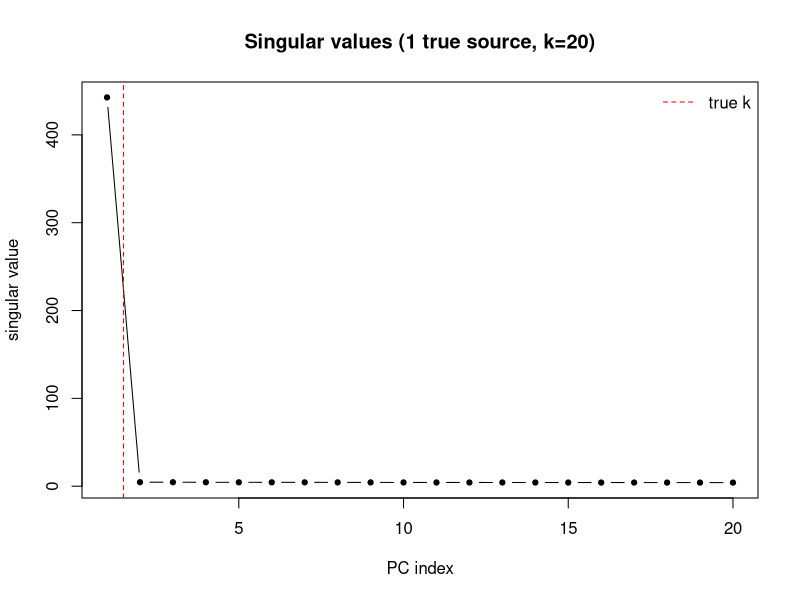
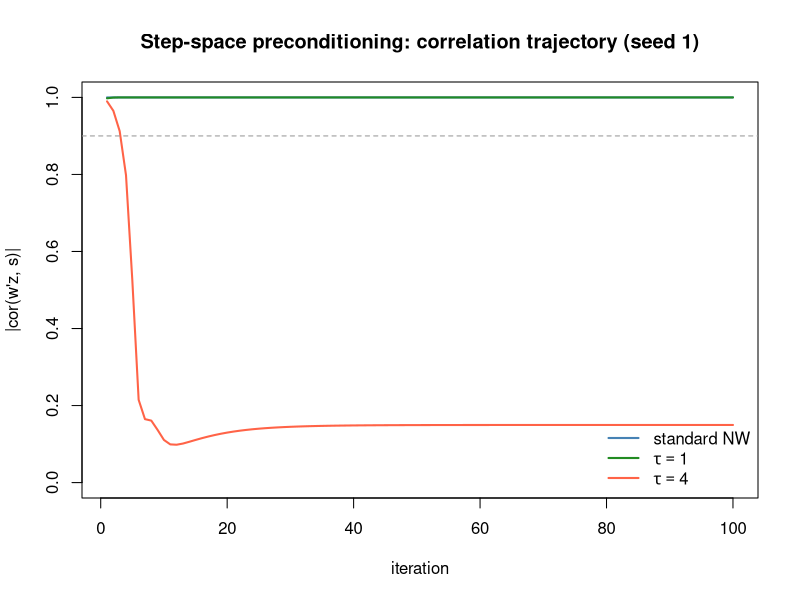
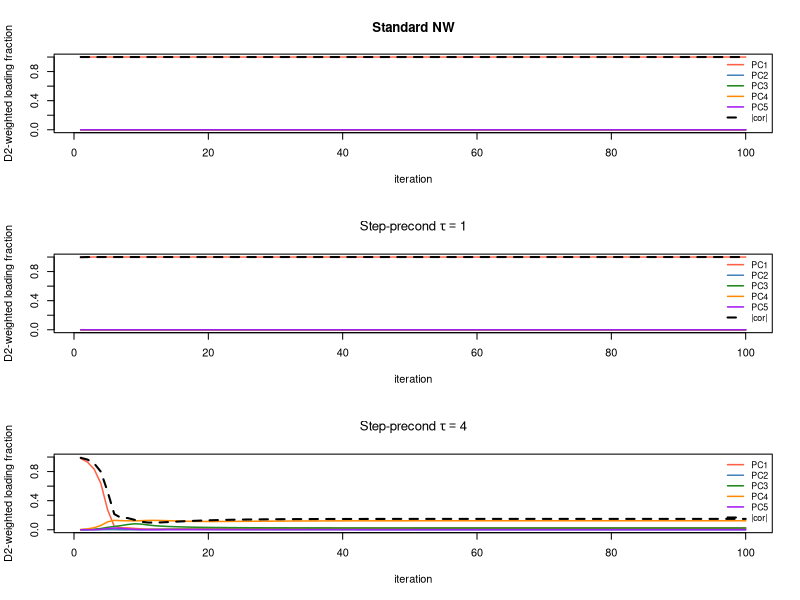
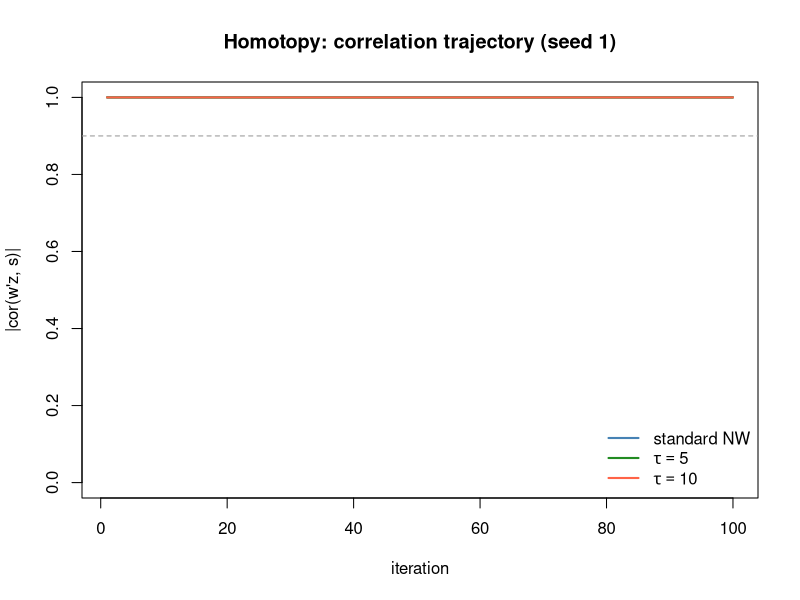
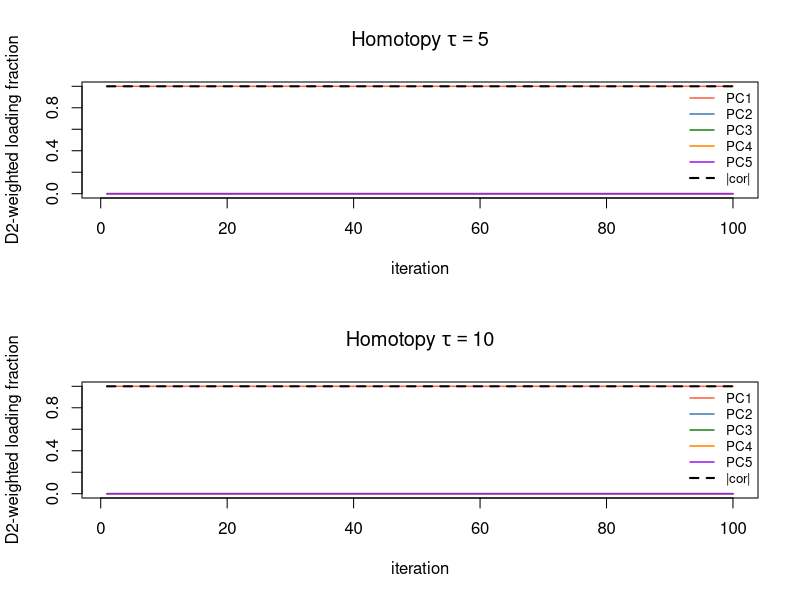
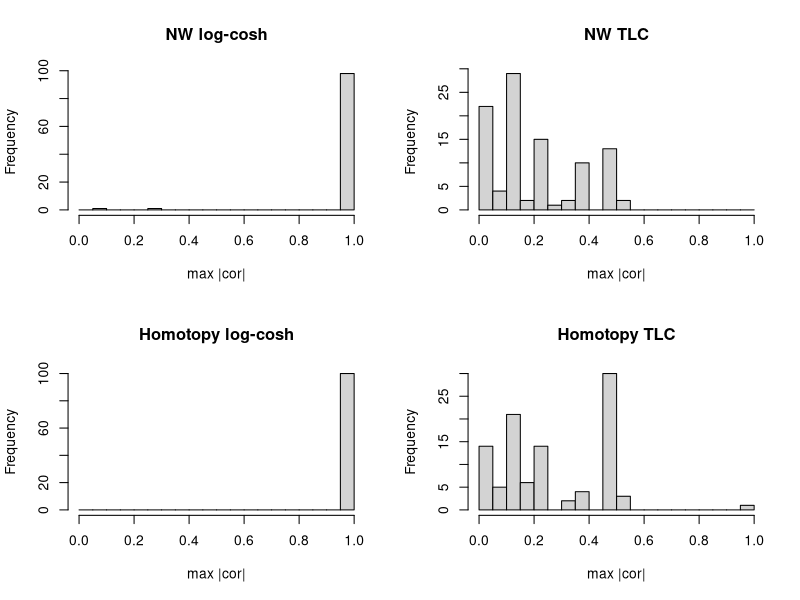
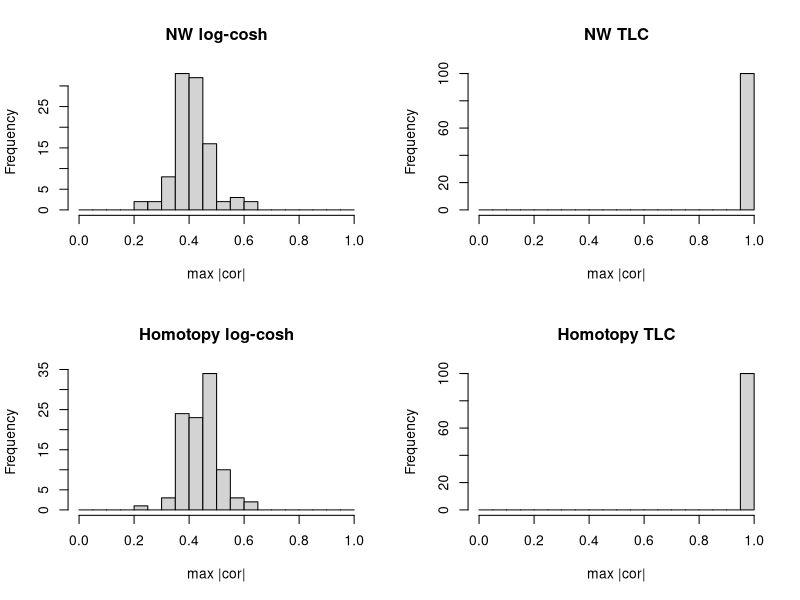

These figures' R source, in order:
## ---- chunk 1
# ---- shared helpers ----

preprocess_nonwhitened = function(X, n.comp) {
  X  = X - rowMeans(X)
  sv = svd(X, nu = 0, nv = n.comp)
  d  = sv$d[1:n.comp]
  Z  = diag(d, nrow = length(d)) %*% t(sv$v)
  D2 = diag(d^2, nrow = length(d))
  list(Z = Z, D2 = D2, d = d)
}

normalize_nw = function(w, D2, n) {
  w * sqrt(n) / sqrt(as.numeric(t(w) %*% D2 %*% w))
}

newton_target_nw = function(Z, D2, w, lambda = 0) {
  d2   = diag(D2)
  proj = as.vector(t(Z) %*% w)
  G    = tanh(proj) + 2 * lambda * abs(proj)
  G2   = 1 - tanh(proj)^2 + 2 * lambda * sign(proj)
  as.vector(Z %*% G) / d2 - mean(G2) * w
}

fastica_r1update_nw = function(Z, D2, w, lambda = 0) {
  n = ncol(Z)
  w = normalize_nw(w, D2, n)
  normalize_nw(newton_target_nw(Z, D2, w, lambda), D2, n)
}

fastica_step_precond = function(Z, D2, w_init = NULL, tau = 10, lambda = 0,
                                tol = 1e-6, t_max = 500) {
  n     = ncol(Z); d2 = diag(D2)
  Pbase = d2 / max(d2)
  w = if (is.null(w_init)) rnorm(nrow(Z)) else w_init
  w = normalize_nw(w, D2, n)
  for (t in seq_len(t_max)) {
    w_target = newton_target_nw(Z, D2, w, lambda)
    Pt       = exp(-t / tau) * Pbase + (1 - exp(-t / tau))
    w_new    = normalize_nw(w + Pt * (w_target - w), D2, n)
    sim = abs(as.numeric(t(w_new) %*% D2 %*% w)) / n
    w   = w_new
    if ((1 - sim) < tol) break
  }
  w
}

k_pca    = 20
tau_vals = c(1, 5, 10, 20, 50)
## ---- chunk 2
set.seed(10)
n = 200; p = 1000
A     = matrix(rnorm(p), nrow = p)
S_rad = matrix(sample(c(-1, 1), n, replace = TRUE), nrow = 1)
X_rad = A %*% S_rad + matrix(rnorm(p * n, 0, 0.1), nrow = p)
nw_rad = preprocess_nonwhitened(X_rad, k_pca)

plot(nw_rad$d, type = "b", pch = 19, cex = 0.7,
     xlab = "PC index", ylab = "singular value",
     main = "Singular values (1 true source, k=20)")
abline(v = 1.5, lty = 2, col = "red")
legend("topright", "true k", lty = 2, col = "red", bty = "n")
## ---- chunk 3
trace_step_precond = function(Z, D2, s, w_init, tau, lambda = 0, n_iter = 100) {
  n = ncol(Z); d2 = diag(D2); k = nrow(Z)
  Pbase = d2 / max(d2)
  w = normalize_nw(w_init, D2, n)
  cors = numeric(n_iter); pc_wt = matrix(0, n_iter, k)
  for (t in seq_len(n_iter)) {
    w_target = newton_target_nw(Z, D2, w, lambda)
    Pt       = exp(-t / tau) * Pbase + (1 - exp(-t / tau))
    w        = normalize_nw(w + Pt * (w_target - w), D2, n)
    cors[t]  = abs(cor(as.vector(s), as.vector(t(Z) %*% w)))
    pc_wt[t,] = as.vector(w)^2 * d2 / sum(as.vector(w)^2 * d2)
  }
  list(cors = cors, pc_wt = pc_wt)
}

trace_nw = function(Z, D2, s, w_init, lambda = 0, n_iter = 100) {
  n = ncol(Z); d2 = diag(D2); k = nrow(Z)
  w = normalize_nw(w_init, D2, n)
  cors = numeric(n_iter); pc_wt = matrix(0, n_iter, k)
  for (t in seq_len(n_iter)) {
    w = fastica_r1update_nw(Z, D2, w, lambda)
    cors[t]   = abs(cor(as.vector(s), as.vector(t(Z) %*% w)))
    pc_wt[t,] = as.vector(w)^2 * d2 / sum(as.vector(w)^2 * d2)
  }
  list(cors = cors, pc_wt = pc_wt)
}

set.seed(1); w0 = rnorm(k_pca)
tr_nw = trace_nw(nw_rad$Z, nw_rad$D2, S_rad, w0)
tr_s1 = trace_step_precond(nw_rad$Z, nw_rad$D2, S_rad, w0, tau = 1)
tr_s4 = trace_step_precond(nw_rad$Z, nw_rad$D2, S_rad, w0, tau = 4)
## ---- chunk 4
plot(tr_nw$cors, type = "l", col = "steelblue", lwd = 2, ylim = c(0, 1),
     xlab = "iteration", ylab = "|cor(w'z, s)|",
     main = "Step-space preconditioning: correlation trajectory (seed 1)")
lines(tr_s1$cors, col = "forestgreen", lwd = 2)
lines(tr_s4$cors, col = "tomato",      lwd = 2)
abline(h = 0.9, lty = 2, col = "grey60")
legend("bottomright",
       c("standard NW", expression(tau==1), expression(tau==4)),
       col = c("steelblue", "forestgreen", "tomato"), lwd = 2, bty = "n")
## ---- chunk 5
plot_pc_traj = function(pc_wt, cors, title, top = 5) {
  cols = c("tomato", "steelblue", "forestgreen", "darkorange", "purple")
  n_iter = nrow(pc_wt)
  plot(NULL, xlim = c(1, n_iter), ylim = c(0, 1),
       xlab = "iteration", ylab = "D2-weighted loading fraction", main = title)
  for (j in 1:top) lines(pc_wt[, j], col = cols[j], lwd = 1.5)
  par(new = TRUE)
  plot(cors, type = "l", lty = 2, col = "black", lwd = 2,
       xlim = c(1, n_iter), ylim = c(0, 1), axes = FALSE, xlab = "", ylab = "")
  legend("topright", c(paste0("PC", 1:top), "|cor|"),
         col = c(cols[1:top], "black"), lty = c(rep(1, top), 2),
         lwd = c(rep(1.5, top), 2), bty = "n", cex = 0.8)
}

par(mfrow = c(3, 1))
plot_pc_traj(tr_nw$pc_wt, tr_nw$cors, "Standard NW")
plot_pc_traj(tr_s1$pc_wt, tr_s1$cors, expression("Step-precond " * tau == 1))
plot_pc_traj(tr_s4$pc_wt, tr_s4$cors, expression("Step-precond " * tau == 4))
par(mfrow = c(1, 1))
## ---- chunk 6
fastica_homotopy_nw = function(Z, D2, w_init = NULL, tau = 5, lambda = 0,
                               tol = 1e-6, t_max = 500) {
  n     = ncol(Z)
  d2    = diag(D2)
  Sbase = d2 / max(d2)
  w = if (is.null(w_init)) rnorm(nrow(Z)) else w_init
  w = normalize_nw(w, D2, n)
  for (t in seq_len(t_max)) {
    w_target = newton_target_nw(Z, D2, w, lambda)
    S_t      = exp(-t / tau) * Sbase + (1 - exp(-t / tau))
    w_new    = normalize_nw(w_target * S_t, D2, n)
    sim = abs(as.numeric(t(w_new) %*% D2 %*% w)) / n
    w   = w_new
    if ((1 - sim) < tol) break
  }
  w
}

run_seeds_homotopy = function(nw, S_true, tau = 5, lambda = 0, n_seeds = 100,
                              tol = 1e-6, t_max = 500) {
  maxcor = numeric(n_seeds)
  for (seed in seq_len(n_seeds)) {
    set.seed(seed)
    w = fastica_homotopy_nw(nw$Z, nw$D2,
                             w_init  = rnorm(nrow(nw$Z)),
                             tau     = tau,
                             lambda  = lambda,
                             tol     = tol,
                             t_max   = t_max)
    proj         = as.vector(t(nw$Z) %*% w)
    maxcor[seed] = max(abs(cor(t(S_true), proj)))
  }
  maxcor
}

run_seeds_nw = function(nw, S_true, lambda = 0, n_seeds = 100, n_iter = 500) {
  maxcor = numeric(n_seeds)
  for (seed in seq_len(n_seeds)) {
    set.seed(seed)
    w = rnorm(nrow(nw$Z))
    for (i in seq_len(n_iter)) w = fastica_r1update_nw(nw$Z, nw$D2, w, lambda)
    proj         = as.vector(t(nw$Z) %*% w)
    maxcor[seed] = max(abs(cor(t(S_true), proj)))
  }
  maxcor
}
## ---- chunk 7
trace_homotopy = function(Z, D2, s, w_init, tau, lambda = 0, n_iter = 100) {
  n = ncol(Z); d2 = diag(D2); k = nrow(Z)
  Sbase = d2 / max(d2)
  w = normalize_nw(w_init, D2, n)
  cors = numeric(n_iter); pc_wt = matrix(0, n_iter, k)
  for (t in seq_len(n_iter)) {
    w_target = newton_target_nw(Z, D2, w, lambda)
    S_t      = exp(-t / tau) * Sbase + (1 - exp(-t / tau))
    w        = normalize_nw(w_target * S_t, D2, n)
    cors[t]  = abs(cor(as.vector(s), as.vector(t(Z) %*% w)))
    pc_wt[t,] = as.vector(w)^2 * d2 / sum(as.vector(w)^2 * d2)
  }
  list(cors = cors, pc_wt = pc_wt)
}

set.seed(1); w0 = rnorm(k_pca)
tr_h5  = trace_homotopy(nw_rad$Z, nw_rad$D2, S_rad, w0, tau = 5)
tr_h10 = trace_homotopy(nw_rad$Z, nw_rad$D2, S_rad, w0, tau = 10)
## ---- chunk 8
plot(tr_nw$cors,  type = "l", col = "steelblue", lwd = 2, ylim = c(0, 1),
     xlab = "iteration", ylab = "|cor(w'z, s)|",
     main = "Homotopy: correlation trajectory (seed 1)")
lines(tr_h5$cors,  col = "forestgreen", lwd = 2)
lines(tr_h10$cors, col = "tomato",      lwd = 2)
abline(h = 0.9, lty = 2, col = "grey60")
legend("bottomright",
       c("standard NW", expression(tau==5), expression(tau==10)),
       col = c("steelblue", "forestgreen", "tomato"), lwd = 2, bty = "n")
## ---- chunk 9
par(mfrow = c(2, 1))
plot_pc_traj(tr_h5$pc_wt,  tr_h5$cors,  expression("Homotopy " * tau == 5))
plot_pc_traj(tr_h10$pc_wt, tr_h10$cors, expression("Homotopy " * tau == 10))
par(mfrow = c(1, 1))
## ---- chunk 10
mc1 = list(
  nw_lc  = run_seeds_nw(nw_rad,       S_rad, lambda = 0),
  nw_tlc = run_seeds_nw(nw_rad,       S_rad, lambda = 1),
  ho_lc  = run_seeds_homotopy(nw_rad, S_rad, tau = 5, lambda = 0),
  ho_tlc = run_seeds_homotopy(nw_rad, S_rad, tau = 5, lambda = 1)
)

methods1 = c("NW log-cosh", "NW TLC", "Homotopy log-cosh", "Homotopy TLC")
for (i in seq_along(mc1))
  cat(sprintf("%-20s  mean=%.3f  frac>0.9=%.2f\n",
      methods1[i], mean(mc1[[i]]), mean(mc1[[i]] > 0.9)))

par(mfrow = c(2, 2))
for (i in seq_along(mc1))
  hist(mc1[[i]], breaks = seq(0, 1, by = 0.05),
       main = methods1[i], xlab = "max |cor|")
par(mfrow = c(1, 1))
## ---- chunk 11
obj_lc  = function(Z, D2, w) {
  w = normalize_nw(w, D2, ncol(Z))
  mean(log(cosh(as.vector(t(Z) %*% w))))
}
obj_tlc = function(Z, D2, w, lambda = 1) {
  w = normalize_nw(w, D2, ncol(Z))
  p = as.vector(t(Z) %*% w)
  mean(log(cosh(p)) + lambda * abs(p) * p)
}

k   = nrow(nw_rad$Z)
n   = ncol(nw_rad$Z)
d2v = diag(nw_rad$D2)

set.seed(1); w0 = rnorm(k_pca)
w_lc  = w0; for (i in 1:500) w_lc  = fastica_r1update_nw(nw_rad$Z, nw_rad$D2, w_lc,  lambda = 0)
w_tlc = w0; for (i in 1:500) w_tlc = fastica_r1update_nw(nw_rad$Z, nw_rad$D2, w_tlc, lambda = 1)

e1      = rep(0, k_pca); e1[1] = 1
e1_norm = e1 * sqrt(n / d2v[1])   # PC1 direction, normalised to w'D2 w = n

cat("--- Log-cosh objective ---\n")
cat("  LC solution:       ", round(obj_lc(nw_rad$Z, nw_rad$D2, w_lc),    5), "\n")
cat("  TLC solution:      ", round(obj_lc(nw_rad$Z, nw_rad$D2, w_tlc),   5), "\n")
cat("  PC1 (true source): ", round(obj_lc(nw_rad$Z, nw_rad$D2, e1_norm), 5), "\n")
cat("\n--- TLC objective (lambda=1) ---\n")
cat("  LC solution:       ", round(obj_tlc(nw_rad$Z, nw_rad$D2, w_lc),    5), "\n")
cat("  TLC solution:      ", round(obj_tlc(nw_rad$Z, nw_rad$D2, w_tlc),   5), "\n")
cat("  PC1 (true source): ", round(obj_tlc(nw_rad$Z, nw_rad$D2, e1_norm), 5), "\n")
cat("\n--- Correlation with true source ---\n")
cat("  LC solution:  ", round(abs(cor(as.vector(S_rad), as.vector(t(nw_rad$Z) %*% w_lc))),    3), "\n")
cat("  TLC solution: ", round(abs(cor(as.vector(S_rad), as.vector(t(nw_rad$Z) %*% w_tlc))),   3), "\n")
cat("  PC1:          ", round(abs(cor(as.vector(S_rad), as.vector(t(nw_rad$Z) %*% e1_norm))), 3), "\n")
## ---- chunk 12
mc1_tau = lapply(tau_vals, function(tau)
  run_seeds_homotopy(nw_rad, S_rad, tau = tau, lambda = 0))

cat("frac > 0.9 by tau (log-cosh):\n")
for (i in seq_along(tau_vals))
  cat(" tau =", tau_vals[i], ":", round(mean(mc1_tau[[i]] > 0.9), 3), "\n")
## ---- chunk 13
set.seed(1)
n = 100; p = 1000; K = 9
L  = matrix(0, nrow = n, ncol = K)
for (i in 1:K) L[sample(n, 20), i] = 1
FF = matrix(rnorm(p * K), nrow = p)
X9 = t(L %*% t(FF) + matrix(rnorm(n * p, 0, 0.1), nrow = n))
nw9 = preprocess_nonwhitened(X9, k_pca)

mc9 = list(
  nw_lc  = run_seeds_nw(nw9,       t(L), lambda = 0),
  nw_tlc = run_seeds_nw(nw9,       t(L), lambda = 1),
  ho_lc  = run_seeds_homotopy(nw9, t(L), tau = 5, lambda = 0),
  ho_tlc = run_seeds_homotopy(nw9, t(L), tau = 5, lambda = 1)
)

methods9 = methods1
for (i in seq_along(mc9))
  cat(sprintf("%-20s  mean=%.3f  frac>0.9=%.2f\n",
      methods9[i], mean(mc9[[i]]), mean(mc9[[i]] > 0.9)))

par(mfrow = c(2, 2))
for (i in seq_along(mc9))
  hist(mc9[[i]], breaks = seq(0, 1, by = 0.05),
       main = methods9[i], xlab = "max |cor|")
par(mfrow = c(1, 1))
## ---- chunk 14
mc9_tau = lapply(tau_vals, function(tau)
  run_seeds_homotopy(nw9, t(L), tau = tau, lambda = 1))

cat("frac > 0.9 by tau (TLC):\n")
for (i in seq_along(tau_vals))
  cat(" tau =", tau_vals[i], ":", round(mean(mc9_tau[[i]] > 0.9), 3), "\n")
